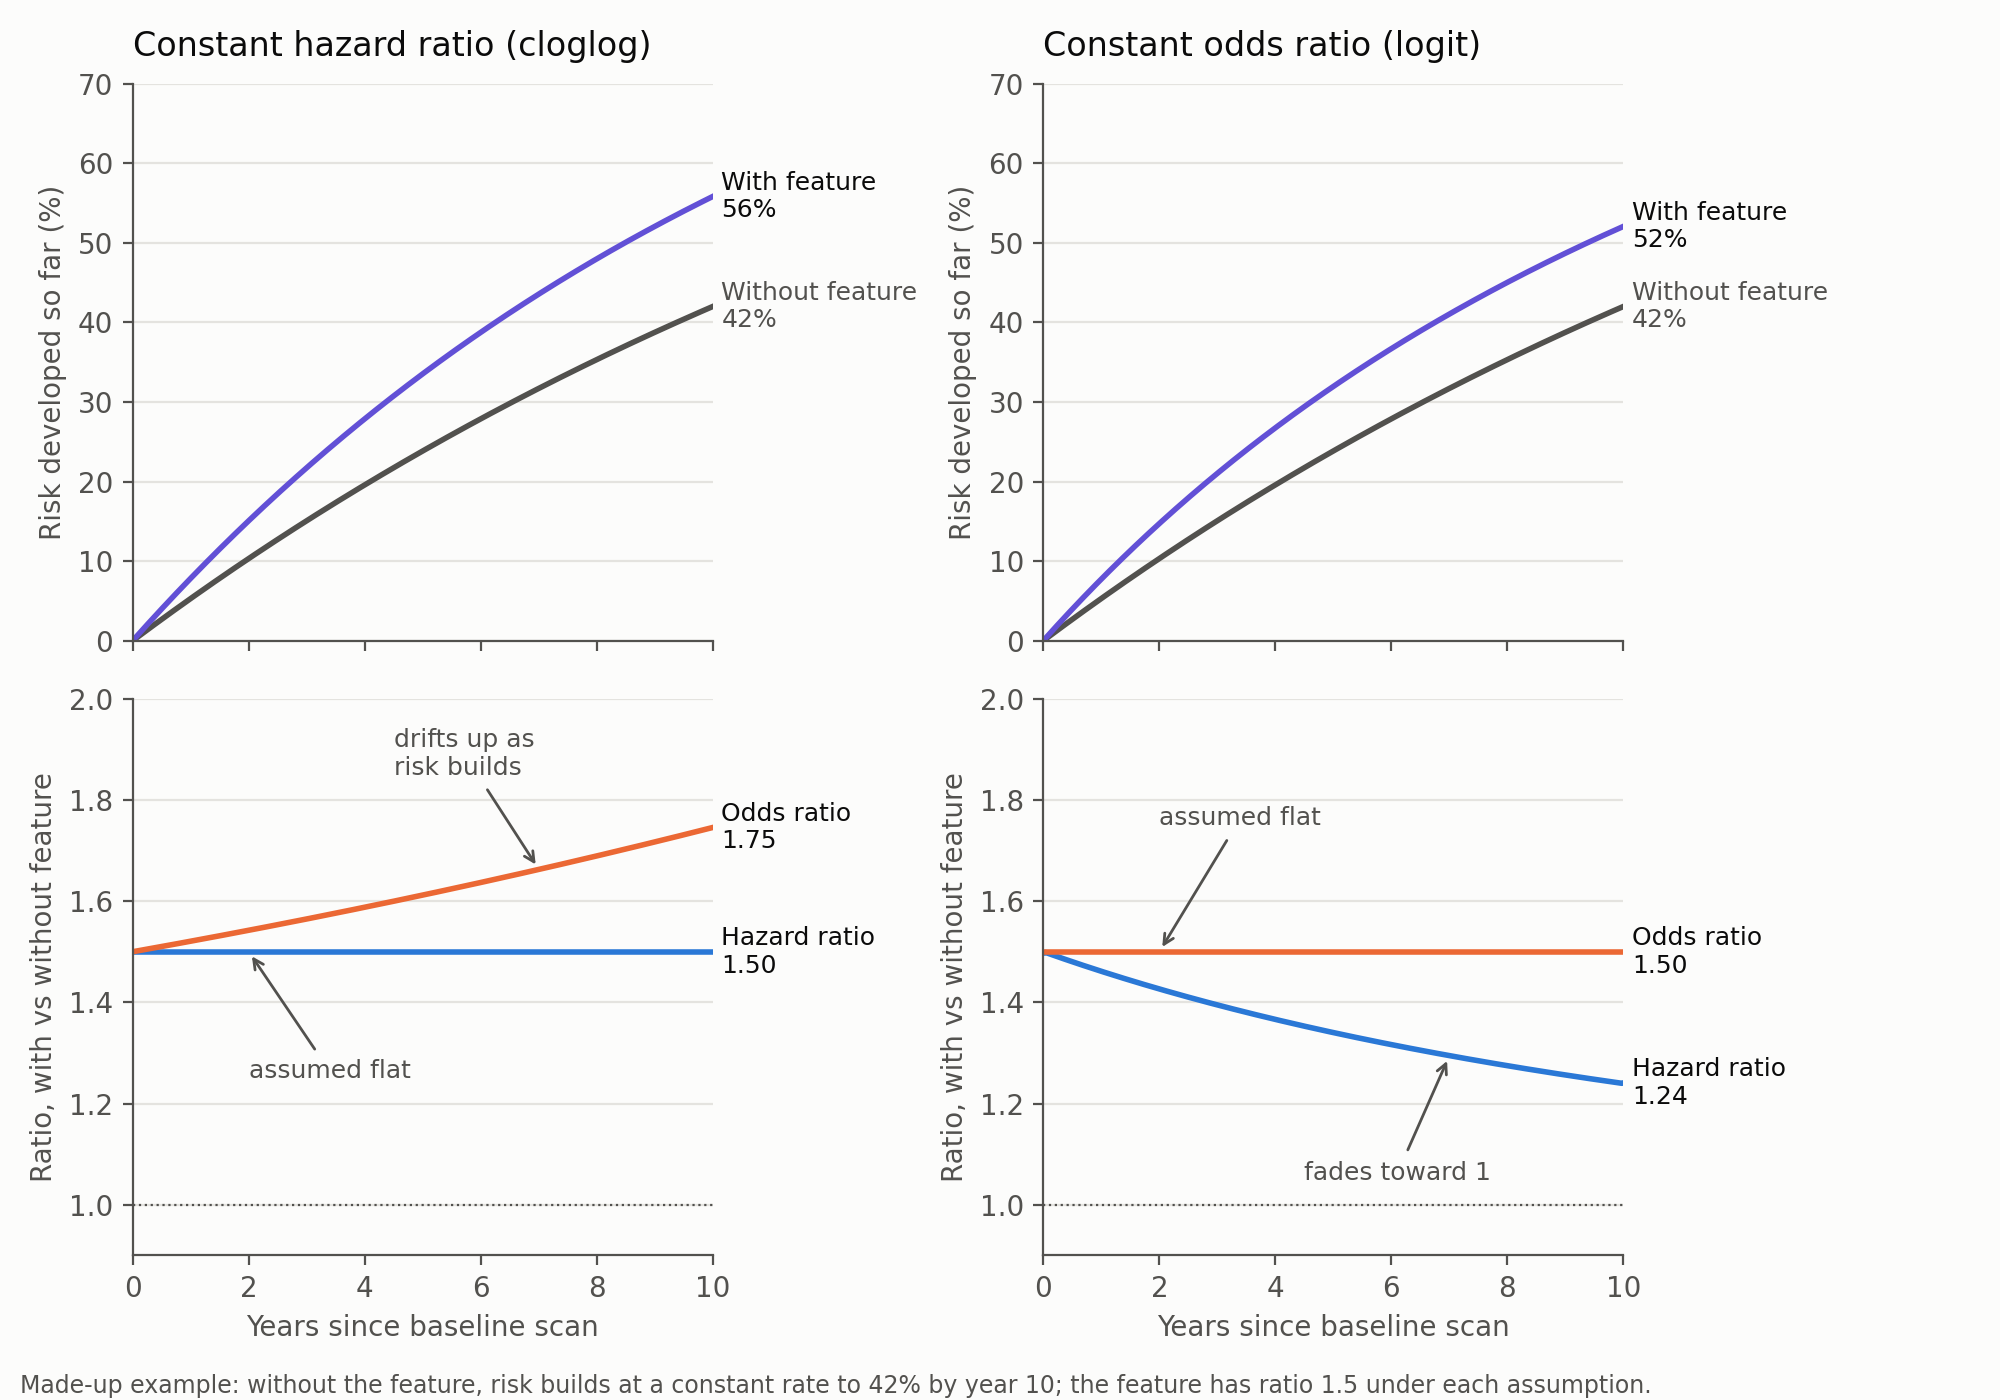

Write the Python code that produced this figure.
"""Constant hazard ratio vs constant odds ratio over a 10-year window (made-up numbers).

Reference group: constant hazard, 42% risk by year 10. Feature group: HR 1.5 (left) or OR 1.5 (right).
"""
import numpy as np
import matplotlib.pyplot as plt

BLUE, ORANGE, VIOLET = "#2a78d6", "#eb6834", "#6250d6"
INK, INK2, GRID, SURFACE = "#0b0b0b", "#52514e", "#e4e3df", "#fcfcfb"

t = np.linspace(0.01, 10, 400)
lam = -np.log(0.58) / 10
F0 = 1 - np.exp(-lam * t)
odds = lambda F: F / (1 - F)

# Left: constant hazard ratio (cloglog)
F1_ph = 1 - (1 - F0) ** 1.5
hr_ph = np.full_like(t, 1.5)
or_ph = odds(F1_ph) / odds(F0)

# Right: constant odds ratio (logit)
o1 = 1.5 * odds(F0)
F1_po = o1 / (1 + o1)
S1 = 1 - F1_po
h1 = np.gradient(F1_po, t) / S1
hr_po = h1 / lam
or_po = np.full_like(t, 1.5)

plt.rcParams.update({"font.family": "sans-serif", "font.size": 10, "axes.edgecolor": INK2,
                     "axes.labelcolor": INK2, "xtick.color": INK2, "ytick.color": INK2})
fig, ax = plt.subplots(2, 2, figsize=(10, 7), sharex=True, facecolor=SURFACE)

def style(a):
    a.set_facecolor(SURFACE)
    a.grid(axis="y", color=GRID, lw=0.8)
    for s in ("top", "right"):
        a.spines[s].set_visible(False)

for col, (F1, hr, orr, title) in enumerate([
        (F1_ph, hr_ph, or_ph, "Constant hazard ratio (cloglog)"),
        (F1_po, hr_po, or_po, "Constant odds ratio (logit)")]):
    top, bot = ax[0, col], ax[1, col]
    style(top); style(bot)
    top.plot(t, 100 * F0, color=INK2, lw=2)
    top.plot(t, 100 * F1, color=VIOLET, lw=2)
    top.text(10.15, 100 * F0[-1], f"Without feature\n{100*F0[-1]:.0f}%", color=INK2, va="center", fontsize=9)
    top.text(10.15, 100 * F1[-1], f"With feature\n{100*F1[-1]:.0f}%", color=INK, va="center", fontsize=9)
    top.set_ylim(0, 70); top.set_ylabel("Risk developed so far (%)")
    top.set_title(title, color=INK, fontsize=12, loc="left", pad=10)

    bot.plot(t, hr, color=BLUE, lw=2)
    bot.plot(t, orr, color=ORANGE, lw=2)
    bot.text(10.15, hr[-1], f"Hazard ratio\n{hr[-1]:.2f}", color=INK, va="center", fontsize=9)
    bot.text(10.15, orr[-1], f"Odds ratio\n{orr[-1]:.2f}", color=INK, va="center", fontsize=9)
    bot.axhline(1, color=INK2, lw=0.8, ls=":")
    bot.set_ylim(0.9, 2.0); bot.set_ylabel("Ratio, with vs without feature")
    bot.set_xlabel("Years since baseline scan")
    bot.set_xlim(0, 10)

ax[1, 0].annotate("assumed flat", (2, 1.5), (2, 1.25), color=INK2, fontsize=9,
                  arrowprops=dict(arrowstyle="->", color=INK2))
ax[1, 0].annotate("drifts up as\nrisk builds", (7, or_ph[np.searchsorted(t, 7)]), (4.5, 1.85), color=INK2,
                  fontsize=9, arrowprops=dict(arrowstyle="->", color=INK2))
ax[1, 1].annotate("assumed flat", (2, 1.5), (2, 1.75), color=INK2, fontsize=9,
                  arrowprops=dict(arrowstyle="->", color=INK2))
ax[1, 1].annotate("fades toward 1", (7, hr_po[np.searchsorted(t, 7)]), (4.5, 1.05), color=INK2,
                  fontsize=9, arrowprops=dict(arrowstyle="->", color=INK2))

fig.text(0.01, 0.005, "Made-up example: without the feature, risk builds at a constant rate to 42% by year 10; "
         "the feature has ratio 1.5 under each assumption.", color=INK2, fontsize=8.5)
fig.tight_layout(rect=(0, 0.02, 0.93, 1))
for ext in ("pdf", "png"):
    fig.savefig(f"hr_vs_or.{ext}", dpi=200, facecolor=SURFACE)
print(f"PH: OR at 10y {or_ph[-1]:.2f}; PO: HR at 10y {hr_po[-1]:.2f}; risks {F1_ph[-1]:.3f} {F1_po[-1]:.3f}")
